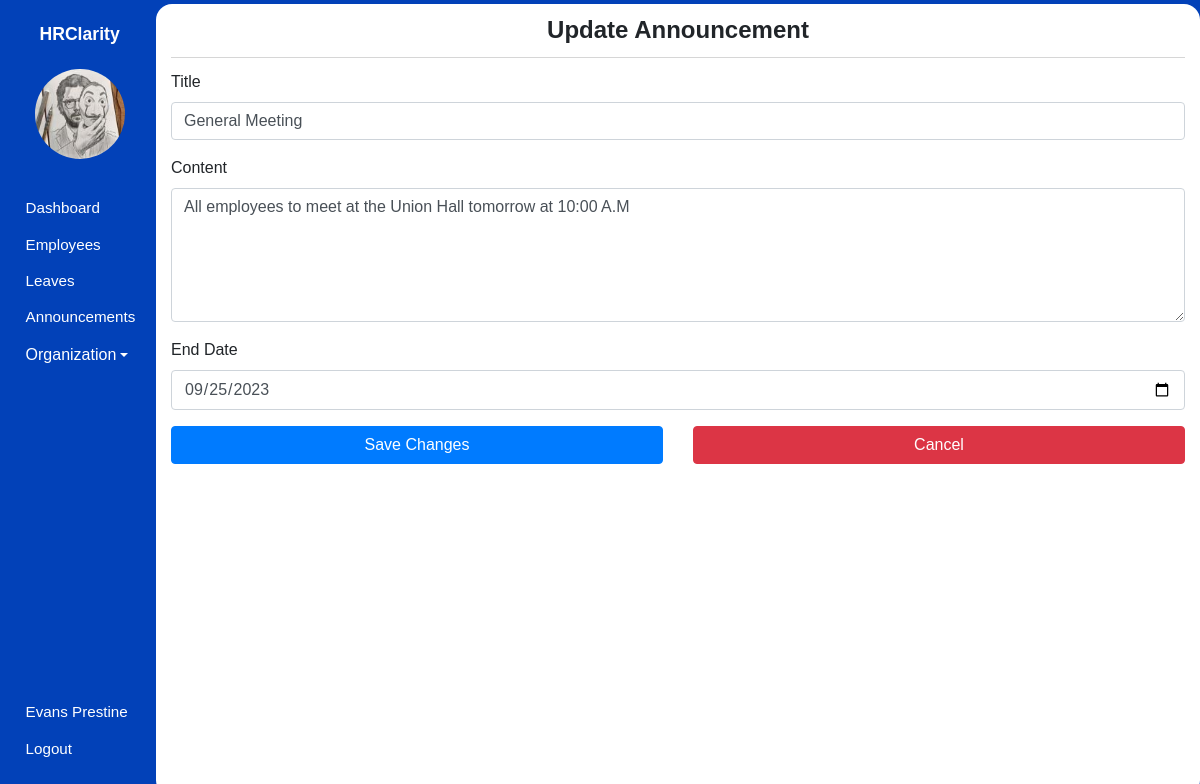
Screenshot of /admin/announcements/1/update (signed in) with the database file from the repository.
### hrms/models.py (models this page shows, shortened)
class User(db.Model, UserMixin):
    id = db.Column(db.Integer, primary_key=True)
    first_name = db.Column(db.String(80), nullable=False)
    last_name = db.Column(db.String(120), nullable=False)
    dob = db.Column(db.Date, nullable=False)
    gender = db.Column(db.String(7), nullable=False)
    email_address = db.Column(db.String(120), nullable=False)
    phone_number = db.Column(db.String(20), nullable=False)
    national_id = db.Column(db.Integer, nullable=False)
    user_level = db.Column(db.Integer, nullable=False, default=1)
    user_type = db.Column(db.String(10), nullable=False, default='employee')
    password = db.Column(db.String(60), nullable=False)
    image_file = db.Column(db.String(20), nullable=False, default='default.jpg')
    leaves = db.relationship('Leave')
    occupation_id = db.Column(db.Integer, db.ForeignKey('occupation.id'), nullable=False)

class Announcement(db.Model):
    id = db.Column(db.Integer, primary_key=True)
    title = db.Column(db.String(80), nullable=False)
    content = db.Column(db.Text, nullable=False)
    created_at = db.Column(db.DateTime, default=datetime.utcnow)
    ends_at = db.Column(db.Date)

### hrms/announcements/routes.py (the view)
@announcements.route('/admin/announcements/<int:announcement_id>/update', methods=['GET', 'POST'])
@login_required
def update_announcement(announcement_id):
    announcement = Announcement.query.get_or_404(announcement_id)
    form = AnnouncementForm()
    if form.validate_on_submit():
        announcement.title = form.title.data
        announcement.content = form.content.data
        announcement.ends_at = form.ends_at.data
        db.session.commit()
        flash('Announcement has been updated!', 'success')
        return redirect(url_for('announcements.view_announcements', announcement_id=announcement.id))
    elif request.method == 'GET':
        form.title.data = announcement.title
        form.content.data = announcement.content
        form.ends_at.data = announcement.ends_at
    return render_template('admin/add_announcement.html', page_title='Update Announcement', form=form, user=current_user)

### hrms/announcements/forms.py
class AnnouncementForm(FlaskForm):
    title = StringField('Title', validators=[DataRequired(), Length(min=3, max=100)], render_kw={"class":"form-control"})
    content = TextAreaField('Content', validators=[DataRequired()], render_kw={"class":"form-control", "rows":5})
    ends_at = DateField('End Date', validators=[DataRequired()], render_kw={"class":"form-control"})
    submit = SubmitField('Save Changes', render_kw={"class":"btn btn-primary btn-block"})

### hrms/models.py (called while the page is built)
@login_manager.user_loader
def load_user(user_id):
    user = User.query.filter_by(id=user_id).first()
    return user

### hrms/templates/admin/add_announcement.html (shortened to what this page needs)
{% extends "main_layout.html" %} {% block body %}
<section class="app">
  {% include 'admin/aside.html' %}
  <main>
    <div class="main_container container-fluid login">
      <div class="body">
        <form action="" method="post">
          <h1>{{ page_title }}</h1>
          <div class="form-group">
            {{ form.title.label }} {% if form.title.errors %} {{ form.title }}
            {% for error in form.title.errors %}
            <span class="text-danger">{{ error }}</span>
            {% endfor %} {% else %} {{ form.title }} {% endif %}
          </div>
          <div class="form-group">
            {{ form.content.label }} {% if form.content.errors %} {{
            form.content }} {% for error in form.content.errors %}
            <span class="text-danger">{{ error }}</span>
            {% endfor %} {% else %} {{ form.content }} {% endif %}
          </div>
          <div class="form-group">
            {{ form.ends_at.label }} {% if form.ends_at.errors %} {{
            form.ends_at }} {% for error in form.ends_at.errors %}
            <span class="text-danger">{{ error }}</span>
            {% endfor %} {% else %} {{ form.ends_at }} {% endif %}
          </div>
          <div class="row">
            <div class="col">{{ form.submit }}</div>
            <div class="col">
              <a
                href="{{ url_for('announcements.view_announcements') }}"
                class="btn btn-danger btn-block"
                >Cancel</a
              >
            </div>
          </div>
        </form>
      </div>
    </div>
  </main>
</section>
{% endblock body %}

### hrms/templates/admin/aside.html (shortened to what this page needs)
<aside>
  <h1 class="mt-3">HRClarity</h1>
  <div class="container text-center mt-4">
    <img src="{{ url_for('static', filename='images/profile_pictures/' ~ current_user.image_file ) }}" alt="Employee" class="rounded-circle" width="90" height="90" />
  </div>
  <div class="links">
    <ul>
      <li>
        <a href="{{ url_for('admin.admin_dashboard') }}">
            <span class="icon icon-home"></span>
            <span>Dashboard</span>
        </a>
      </li>
      <li>
        <a href="{{ url_for('admin.employees') }}">
            <span class="icon icon-users"></span>
            <span>Employees</span>
        </a>
      </li>
      <li>
        <a href="{{ url_for('leaves.admin_view_leaves') }}">
            <span class="icon icon-car"></span>
            <span>Leaves</span>
        </a>
      </li>
      <li>
        <a href="{{ url_for('announcements.view_announcements') }}">
            <span class="icon icon-speaker"></span>
            <span>Announcements</span>
        </a>
      </li>
      <li class="nav-item dropdown">
        <a class="dropdown-toggle" data-toggle="dropdown" href="#" role="button" aria-expanded="false"><span class="icon icon-building"></span>Organization</a>
    </li>
    </ul>
    <ul>
      <li>
        <a href="{{ url_for('user.profile_settings', employee_id=current_user.id) }}">
            <span class="icon icon-user"></span>
            <span>{{ user.first_name }} {{ user.last_name }}</span>
        </a>
      </li>
      <li>
        <a href="{{ url_for('user.logout') }}">
            <span class="icon icon-power-off"></span>
            <span>Logout</span>
        </a>
      </li>
    </ul>
  </div>
</aside>

### hrms/static/css/icomoon.css (style rules this page uses)
[class^="icon-"], [class*=" icon-"] { font-family: 'icomoon' !important; speak: none; font-style: normal; font-weight: normal; font-variant: normal; text-transform: none; line-height: 1; -webkit-font-smoothing: antialiased; -moz-osx-font-smoothing: grayscale; }
.icon-user:before { content: "\f007"; }
.icon-power-off:before { content: "\f011"; }
.icon-home:before { content: "\f015"; }
.icon-users:before { content: "\f0c0"; }
.icon-building:before { content: "\f1ad"; }
.icon-car:before { content: "\f1b9"; }
.icon-speaker:before { content: "\e32d"; }

### hrms/static/css/styles.css (style rules this page uses)
* { font-family: sans-serif, Arial, Helvetica; padding: 0; margin: 0; }
form h1 { border-bottom: 1px solid rgb(214, 214, 214); font-size: 1.5em; font-weight: bold; text-align: center; padding: 0.5em 0; margin: 0 0 0.5em; }
.app { background: #0241b8; height: 100vh; display: flex; align-items: center; }
.app aside { width: 13%; height: 100%; padding: 0.5em 0 0.2em 0.2em; color: #fff; }
.app aside h1 { font-size: 1.1em; font-weight: bold; text-align: center; }
.app aside .links ul { list-style: none; }
.app aside .links ul li { margin: 0.1em 0; padding: 6px; }
.app aside .links ul li a { text-decoration: none; color: #ffffff; display: flex; align-items: center; }
.app aside .links ul:nth-of-type(1) { margin: 2em 0; }
.app aside .links ul:nth-of-type(2) { position: absolute; bottom: 1em; }
.app aside .links .icon { margin: 0 0.3em 0 0; }
.app aside .links a span:nth-of-type(2), .app aside .links .icon { font-size: 0.95em; }
.app main { width: 87%; height: 99vh; overflow-y: auto; z-index: 5; }
.app main .main_container { border-radius: 16px; background: #fff; padding-bottom: 12px; height: 100%; overflow: auto; }

### rows the page displays
User: image_file (picture), first_name "Evans", last_name "Prestine"
Announcement: title "General Meeting", content "All employees to meet at the Union Hall tomorrow at 10:00 A.M", ends_at "09/25/2023"

### other values shown
{{ page_title }} "Update Announcement"
